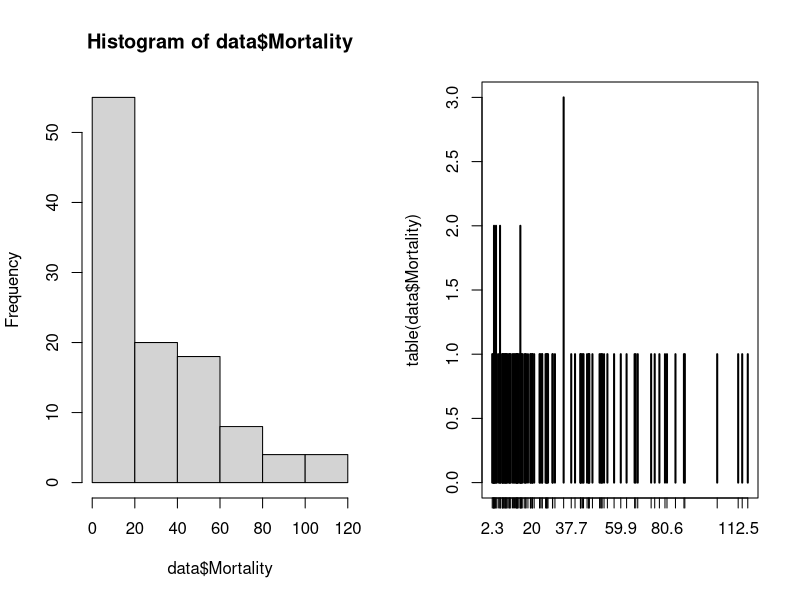
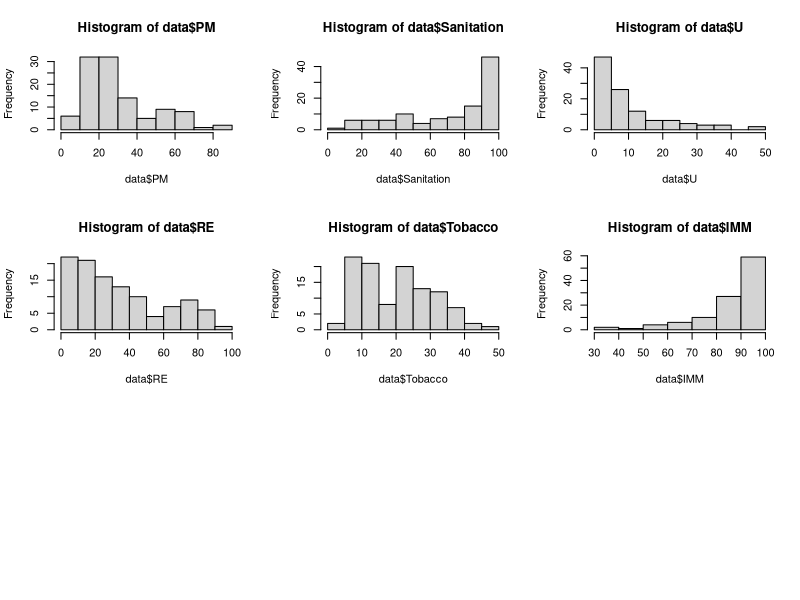

Reproduce these figures in R, in order.
## ---- chunk 1
# Install Library
library(tidyverse)
# Ordinal regression packages
library(VGAM)

# Install and load the "MASS" package if not already installed
if (!require("MASS")) {
  install.packages("MASS")
  library("MASS")
}

## ---- chunk 2
# Load data
data <- read_csv("final_bst210_project_data.csv")
## ---- chunk 3
# Data summaries
# Outcome
par(mfrow=c(1,2))
hist(data$Mortality)
plot(table(data$Mortality))
table(data$Mortality)

# Explanatory variables
par(mfrow=c(3,3))
hist(data$PM)
hist(data$Sanitation)
hist(data$U)
hist(data$RE)
hist(data$Tobacco)
hist(data$IMM)
## ---- chunk 4
# Ordinal Regression #
######################
# NOTE:
# We will get the negative of the coefficients and same "intercept" as in Stata
# if we set reverse = FALSE(default), because when reverse = FALSE, 
# the model is P(Y<=j)/P(Y>j) = aj + b1X1 + ... + bpXp;
# when reverse = TRUE, the model is P(Y>=j)/P(Y<j) = aj + b1X1 + ... + bpXp
# Stata fits the model P(Y<=j)/P(Y>j) = aj - (b1X1 + ... + bpXp) 

mod.ordinal.0 = vglm(Mortality_Ordinal ~ PM,
             cumulative(parallel=TRUE, reverse=FALSE), data=data)
summary(mod.ordinal.0)


mod.ordinal.1 = vglm(Mortality_Ordinal ~ PM + PM_squared,
             cumulative(parallel=TRUE, reverse=FALSE), data=data)
summary(mod.ordinal.1)

# Examining Effect Modifiers
mod.ordinal.2.0 = vglm(Mortality_Ordinal ~ PM + CO2m + PM * CO2m,
             cumulative(parallel=TRUE, reverse=FALSE), data=data)
summary(mod.ordinal.2.0)

mod.ordinal.2.1 = vglm(Mortality_Ordinal ~ PM + CO2m + GDP + GDP * CO2m,
             cumulative(parallel=TRUE, reverse=FALSE), data=data)
summary(mod.ordinal.2.1)



# Examining Confounding
mod.ordinal.3 = vglm(Mortality_Ordinal ~ PM  + Sanitation + U +  
                    + IMM ,
             cumulative(parallel=TRUE, reverse=FALSE), data=data)
summary(mod.ordinal.3)


mod.ordinal.4 = vglm(Mortality_Ordinal ~ PM + Tobacco+ Sanitation + IMM + RE + CO2 + GDP,
             cumulative(parallel=TRUE, reverse=FALSE), data=data)
summary(mod.ordinal.4)

## ---- chunk 5
# Fitting a generalized ordinal model (without the proportional odds assumption)
mod.gen.ordinal.0<- vglm(Mortality_Ordinal ~ PM, 
                         cumulative(parallel=FALSE, reverse=T), data=data)
summary(mod.gen.ordinal.0)


mod.gen.ordinal.1<- vglm(Mortality_Ordinal ~ PM + PM_squared, 
                         cumulative(parallel=FALSE, reverse=T), data=data)
summary(mod.gen.ordinal.1)


# Examining Effect Modifiers
mod.gen.ordinal.2.0<- vglm(Mortality_Ordinal ~ PM + CO2m + PM * CO2, 
                         cumulative(parallel=FALSE, reverse=T), data=data)
summary(mod.gen.ordinal.2.0)

mod.gen.ordinal.2.1<- vglm(Mortality_Ordinal ~ PM + CO2m + GDP + GDP * CO2m, 
                         cumulative(parallel=FALSE, reverse=T), data=data)
summary(mod.gen.ordinal.2.1)


# Examining Confounding
mod.gen.ordinal.3<- vglm(Mortality_Ordinal ~ PM  + Sanitation + U +  
                    + IMM, cumulative(parallel=FALSE, reverse=T), data=data)
summary(mod.gen.ordinal.3)

mod.gen.ordinal.4<- vglm(Mortality_Ordinal ~ PM + Tobacco + Sanitation + IMM + RE + CO2, cumulative(parallel=FALSE, reverse=T), data=data)
summary(mod.gen.ordinal.4)


# Conducting the likelihood ratio test
pchisq(deviance(mod.gen.ordinal.4) - deviance(mod.gen.ordinal.3), 
       df=df.residual(mod.gen.ordinal.4)-df.residual(mod.gen.ordinal.3), lower.tail=F)

## ---- chunk 6
mean(data$Mortality)

## ---- chunk 7
var(data$Mortality)

## ---- chunk 8
# Dispersion parameter (= residual deviance/df)
qpois <- glm(Mortality ~ PM, data=data, family = quasipoisson)
summary(qpois)$dispersion
## ---- chunk 9
# Dispersion parameter (= residual deviance/df)
mod.poisson.0 <- glm(Mortality ~ PM + PM_squared, data=data, family=poisson())
#summary(mod.poisson.0)
deviance(mod.poisson.0)/mod.poisson.0$df.residual
#mod.poisson.0$df.residual



# Examining Confounding
mod.poisson.1 <- glm(Mortality ~ PM + PM_squared + Sanitation + U  + RE + RE_Squared  
                    + IMM + IMM_Squared, data=data, family=poisson())
#summary(mod.poisson.1)
deviance(mod.poisson.1)/mod.poisson.1$df.residual
#mod.poisson.1$df.residual



mod.poisson.2 <- glm(Mortality ~ PM  + Sanitation + U  + RE + RE_Squared  
                    + IMM + IMM_Squared + CO2, data=data, family=poisson())
#summary(mod.poisson.2)

deviance(mod.poisson.2)/mod.poisson.2$df.residual
#mod.poisson.2$df.residual



mod.poisson.3 <- glm(Mortality ~ PM  + Sanitation + U + Tobacco + Tobacco_Squared + RE + RE_Squared + IMM + IMM_Squared + CO2, data=data, family=poisson())
summary(mod.poisson.3)

deviance(mod.poisson.3)/mod.poisson.3$df.residual
#mod.poisson.3$df.residual


# Examining Effect modifiers


## ---- chunk 10
# Fit a Negative Binomial regression model
mod.nb.0.0 <- glm.nb(
  formula = Mortality ~ PM ,
  data = data
)
summary(mod.nb.0.0)

mod.nb.0.1 <- glm.nb(
  formula = Mortality ~ PM + PM_squared,
  data = data
)
summary(mod.nb.0.1)

# Examining Effect Modifiers
mod.nb.0.2 <- glm.nb(formula = Mortality ~ PM + PM_squared + CO2m + PM * CO2m + PM_squared * CO2m, 
  data = data)
summary(mod.nb.0.2)


mod.gen.ordinal.0.3<- vglm(Mortality_Ordinal ~ PM + PM_squared + GDP + CO2m + GDP * CO2m, 
                         cumulative(parallel=FALSE, reverse=T), data=data)
summary(mod.gen.ordinal.0.3)

mod.gen.ordinal.0.4<- vglm(Mortality_Ordinal ~ PM + CO2m + GDP + GDP * CO2m, 
                         cumulative(parallel=FALSE, reverse=T), data=data)
summary(mod.gen.ordinal.0.4)



# Examining Confounding
mod.nb1 <- glm.nb(
  formula = Mortality ~ PM + PM_squared + Sanitation + U  + RE + RE_Squared  + IMM + IMM_Squared,
  data = data
)
summary(mod.nb1)


mod.nb2 <- glm.nb(
  formula = Mortality ~ PM  + Sanitation + U  + RE + RE_Squared  + IMM + IMM_Squared + CO2,
  data = data
)
summary(mod.nb2)


mod.nb3 <- glm.nb(
  formula = Mortality ~ PM  + Sanitation + U + Tobacco + Tobacco_Squared + RE + RE_Squared + IMM + IMM_Squared + GDP,
  data = data
)
summary(mod.nb3)


mod.nb4 <- glm.nb(
  formula = Mortality ~ PM + Sanitation + IMM + IMM_Squared + GDP ,
  data = data
)
summary(mod.nb4) 

## ---- chunk 11
# Perform a likelihood ratio test
lr_test <- anova(mod.nb3, mod.nb4, test = "Chisq")
print(lr_test)
